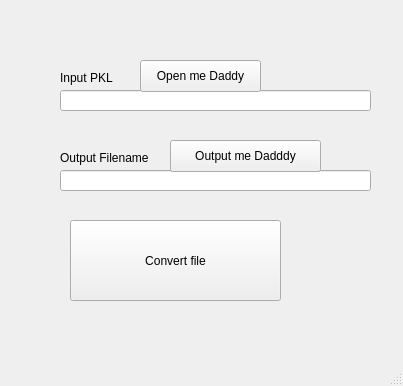
<?xml version="1.0" encoding="UTF-8"?>
<ui version="4.0">
 <class>MainWindow</class>
 <widget class="QMainWindow" name="MainWindow">
  <property name="geometry">
   <rect>
    <x>0</x>
    <y>0</y>
    <width>403</width>
    <height>386</height>
   </rect>
  </property>
  <property name="windowTitle">
   <string>MainWindow</string>
  </property>
  <widget class="QWidget" name="centralwidget">
   <widget class="QLabel" name="label">
    <property name="geometry">
     <rect>
      <x>60</x>
      <y>70</y>
      <width>71</width>
      <height>16</height>
     </rect>
    </property>
    <property name="text">
     <string>Input PKL</string>
    </property>
   </widget>
   <widget class="QLineEdit" name="inputFilePath">
    <property name="geometry">
     <rect>
      <x>60</x>
      <y>90</y>
      <width>311</width>
      <height>21</height>
     </rect>
    </property>
   </widget>
   <widget class="QPushButton" name="inputFileButton">
    <property name="geometry">
     <rect>
      <x>140</x>
      <y>60</y>
      <width>121</width>
      <height>32</height>
     </rect>
    </property>
    <property name="text">
     <string>Open me Daddy</string>
    </property>
   </widget>
   <widget class="QLabel" name="label_2">
    <property name="geometry">
     <rect>
      <x>60</x>
      <y>150</y>
      <width>121</width>
      <height>16</height>
     </rect>
    </property>
    <property name="text">
     <string>Output Filename</string>
    </property>
   </widget>
   <widget class="QLineEdit" name="outputFilePath">
    <property name="geometry">
     <rect>
      <x>60</x>
      <y>170</y>
      <width>311</width>
      <height>21</height>
     </rect>
    </property>
   </widget>
   <widget class="QPushButton" name="convertButton">
    <property name="geometry">
     <rect>
      <x>70</x>
      <y>220</y>
      <width>211</width>
      <height>81</height>
     </rect>
    </property>
    <property name="text">
     <string>Convert file</string>
    </property>
   </widget>
   <widget class="QPushButton" name="outputFileButton">
    <property name="geometry">
     <rect>
      <x>170</x>
      <y>140</y>
      <width>151</width>
      <height>32</height>
     </rect>
    </property>
    <property name="text">
     <string>Output me Dadddy</string>
    </property>
   </widget>
  </widget>
  <widget class="QMenuBar" name="menubar">
   <property name="geometry">
    <rect>
     <x>0</x>
     <y>0</y>
     <width>403</width>
     <height>43</height>
    </rect>
   </property>
  </widget>
  <widget class="QStatusBar" name="statusbar"/>
 </widget>
 <resources/>
 <connections/>
</ui>
